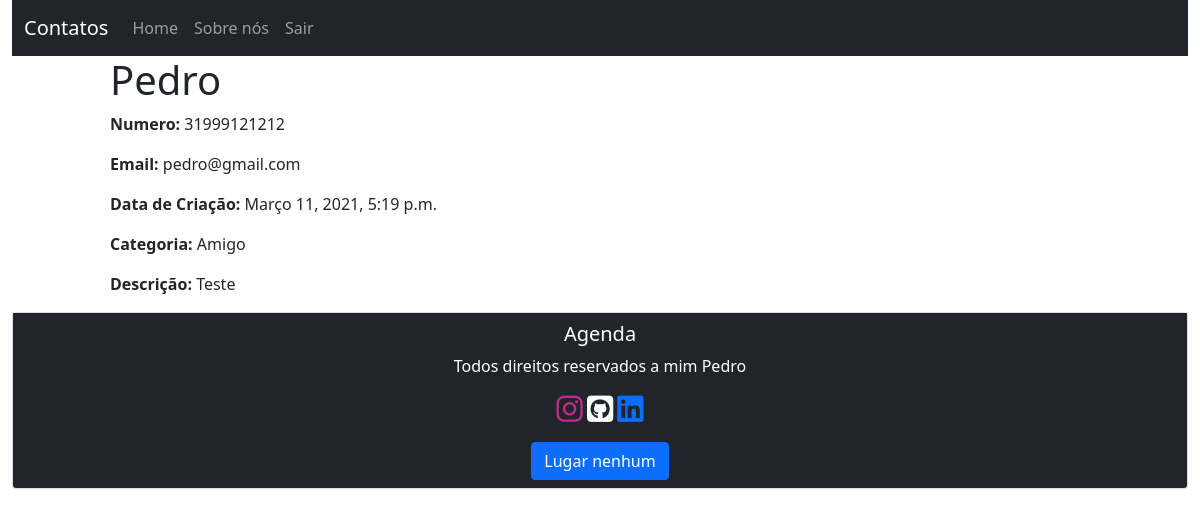
The app's page /contact/12 (signed in) with its own data.
### contacts/models.py (models this page shows, shortened)
class Contact(models.Model):
    name = models.CharField(max_length=100)
    number = models.IntegerField()
    email = models.CharField(max_length=70, blank=True)
    creation_data = models.DateTimeField(default=timezone.now)
    description = models.TextField(blank=True)
    category = models.CharField(max_length=100, blank=True)
    user = models.ForeignKey(get_user_model(), on_delete=models.CASCADE)

### contacts/views.py (the view)
# urls.py: path('contact/<int:id>', views.contactsViews, name='contacts-views'),
@login_required
def contactsViews(request, id):
    contact = get_object_or_404(Contact, pk=id)
    return render(request, 'contacts/contacts.html', {'contact': contact})

### contacts/templates/contacts/contacts.html (shortened to what this page needs)
{% extends 'base.html' %}
{% block content %}
    <div class="offset-1 col-10 list-div">
        <h1>{{contact.name}}</h1>
        <p> <strong>Numero: </strong> {{contact.number}}</p>
        <p> <strong>Email: </strong>{{contact.email}}</p>
        <p> <strong>Data de Criação:</strong> {{contact.creation_data}}</p>
        <p> <strong>Categoria:</strong> {{contact.category}}</p>
        <p> <strong>Descrição:</strong> {{contact.description}}</p>
    </div>
{% endblock %}

### records on screen
Contact: name "Pedro", number "31999121212", email "pedro@gmail.com", creation_data "Março 11, 2021, 5:19 p.m.", category "Amigo", description "Teste"
